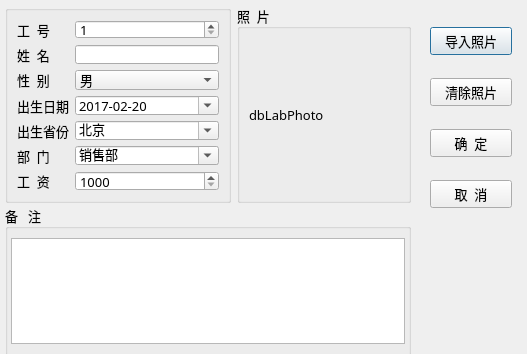
<?xml version="1.0" encoding="UTF-8"?>
<ui version="4.0">
 <class>TDialogData</class>
 <widget class="QDialog" name="TDialogData">
  <property name="geometry">
   <rect>
    <x>0</x>
    <y>0</y>
    <width>527</width>
    <height>354</height>
   </rect>
  </property>
  <property name="font">
   <font>
    <family>宋体</family>
    <pointsize>10</pointsize>
   </font>
  </property>
  <property name="windowTitle">
   <string>编辑记录</string>
  </property>
  <widget class="QWidget" name="layoutWidget">
   <property name="geometry">
    <rect>
     <x>430</x>
     <y>10</y>
     <width>82</width>
     <height>216</height>
    </rect>
   </property>
   <layout class="QVBoxLayout" name="verticalLayout_2">
    <item>
     <widget class="QPushButton" name="btnSetPhoto">
      <property name="text">
       <string>导入照片</string>
      </property>
      <property name="icon">
       <iconset resource="res.qrc">
        <normaloff>:/images/images/00.JPG</normaloff>:/images/images/00.JPG</iconset>
      </property>
     </widget>
    </item>
    <item>
     <widget class="QPushButton" name="btnClearPhoto">
      <property name="text">
       <string>清除照片</string>
      </property>
      <property name="icon">
       <iconset resource="res.qrc">
        <normaloff>:/images/images/103.bmp</normaloff>:/images/images/103.bmp</iconset>
      </property>
     </widget>
    </item>
    <item>
     <widget class="QPushButton" name="btnOK">
      <property name="text">
       <string>确  定</string>
      </property>
      <property name="icon">
       <iconset resource="res.qrc">
        <normaloff>:/images/images/704.bmp</normaloff>:/images/images/704.bmp</iconset>
      </property>
     </widget>
    </item>
    <item>
     <widget class="QPushButton" name="btnClose">
      <property name="text">
       <string>取  消</string>
      </property>
      <property name="icon">
       <iconset resource="res.qrc">
        <normaloff>:/images/images/706.bmp</normaloff>:/images/images/706.bmp</iconset>
      </property>
     </widget>
    </item>
   </layout>
  </widget>
  <widget class="QGroupBox" name="groupBox_3">
   <property name="geometry">
    <rect>
     <x>5</x>
     <y>205</y>
     <width>406</width>
     <height>151</height>
    </rect>
   </property>
   <property name="title">
    <string>备   注</string>
   </property>
   <property name="flat">
    <bool>true</bool>
   </property>
   <layout class="QVBoxLayout" name="verticalLayout_3">
    <property name="leftMargin">
     <number>3</number>
    </property>
    <property name="rightMargin">
     <number>3</number>
    </property>
    <item>
     <widget class="QPlainTextEdit" name="editMemo">
      <property name="maximumSize">
       <size>
        <width>16777215</width>
        <height>16777215</height>
       </size>
      </property>
     </widget>
    </item>
   </layout>
  </widget>
  <widget class="QWidget" name="layoutWidget">
   <property name="geometry">
    <rect>
     <x>5</x>
     <y>5</y>
     <width>406</width>
     <height>198</height>
    </rect>
   </property>
   <layout class="QHBoxLayout" name="horizontalLayout">
    <item>
     <widget class="QGroupBox" name="groupBox_2">
      <property name="title">
       <string/>
      </property>
      <layout class="QFormLayout" name="formLayout">
       <item row="0" column="0">
        <widget class="QLabel" name="label">
         <property name="text">
          <string>工  号</string>
         </property>
         <property name="buddy">
          <cstring>spinEmpNo</cstring>
         </property>
        </widget>
       </item>
       <item row="0" column="1">
        <widget class="QSpinBox" name="spinEmpNo">
         <property name="minimum">
          <number>1</number>
         </property>
         <property name="maximum">
          <number>10000</number>
         </property>
        </widget>
       </item>
       <item row="1" column="0">
        <widget class="QLabel" name="label_2">
         <property name="text">
          <string>姓  名</string>
         </property>
         <property name="buddy">
          <cstring>editName</cstring>
         </property>
        </widget>
       </item>
       <item row="1" column="1">
        <widget class="QLineEdit" name="editName"/>
       </item>
       <item row="2" column="0">
        <widget class="QLabel" name="label_3">
         <property name="text">
          <string>性  别</string>
         </property>
         <property name="buddy">
          <cstring>comboSex</cstring>
         </property>
        </widget>
       </item>
       <item row="2" column="1">
        <widget class="QComboBox" name="comboSex">
         <item>
          <property name="text">
           <string>男</string>
          </property>
         </item>
         <item>
          <property name="text">
           <string>女</string>
          </property>
         </item>
        </widget>
       </item>
       <item row="3" column="0">
        <widget class="QLabel" name="label_5">
         <property name="text">
          <string>出生日期</string>
         </property>
         <property name="buddy">
          <cstring>editBirth</cstring>
         </property>
        </widget>
       </item>
       <item row="3" column="1">
        <widget class="QDateEdit" name="editBirth">
         <property name="displayFormat">
          <string>yyyy-MM-dd</string>
         </property>
         <property name="calendarPopup">
          <bool>true</bool>
         </property>
         <property name="date">
          <date>
           <year>2017</year>
           <month>2</month>
           <day>20</day>
          </date>
         </property>
        </widget>
       </item>
       <item row="4" column="0">
        <widget class="QLabel" name="label_7">
         <property name="text">
          <string>出生省份</string>
         </property>
         <property name="buddy">
          <cstring>comboProvince</cstring>
         </property>
        </widget>
       </item>
       <item row="4" column="1">
        <widget class="QComboBox" name="comboProvince">
         <property name="editable">
          <bool>true</bool>
         </property>
         <property name="currentText">
          <string>北京</string>
         </property>
         <item>
          <property name="text">
           <string>北京</string>
          </property>
         </item>
         <item>
          <property name="text">
           <string>上海</string>
          </property>
         </item>
         <item>
          <property name="text">
           <string>天津</string>
          </property>
         </item>
         <item>
          <property name="text">
           <string>重庆</string>
          </property>
         </item>
         <item>
          <property name="text">
           <string>安徽</string>
          </property>
         </item>
         <item>
          <property name="text">
           <string>河北</string>
          </property>
         </item>
         <item>
          <property name="text">
           <string>河南</string>
          </property>
         </item>
         <item>
          <property name="text">
           <string>湖北</string>
          </property>
         </item>
         <item>
          <property name="text">
           <string>湖南</string>
          </property>
         </item>
         <item>
          <property name="text">
           <string>山西</string>
          </property>
         </item>
         <item>
          <property name="text">
           <string>山东</string>
          </property>
         </item>
         <item>
          <property name="text">
           <string>陕西</string>
          </property>
         </item>
         <item>
          <property name="text">
           <string>江苏</string>
          </property>
         </item>
         <item>
          <property name="text">
           <string>江西</string>
          </property>
         </item>
        </widget>
       </item>
       <item row="5" column="0">
        <widget class="QLabel" name="label_6">
         <property name="text">
          <string>部  门</string>
         </property>
         <property name="buddy">
          <cstring>comboDep</cstring>
         </property>
        </widget>
       </item>
       <item row="5" column="1">
        <widget class="QComboBox" name="comboDep">
         <property name="editable">
          <bool>true</bool>
         </property>
         <property name="currentText">
          <string>销售部</string>
         </property>
         <item>
          <property name="text">
           <string>销售部</string>
          </property>
         </item>
         <item>
          <property name="text">
           <string>技术部</string>
          </property>
         </item>
         <item>
          <property name="text">
           <string>生产部</string>
          </property>
         </item>
         <item>
          <property name="text">
           <string>行政部</string>
          </property>
         </item>
        </widget>
       </item>
       <item row="6" column="0">
        <widget class="QLabel" name="label_12">
         <property name="text">
          <string>工  资</string>
         </property>
         <property name="buddy">
          <cstring>spinSalary</cstring>
         </property>
        </widget>
       </item>
       <item row="6" column="1">
        <widget class="QSpinBox" name="spinSalary">
         <property name="prefix">
          <string/>
         </property>
         <property name="minimum">
          <number>1000</number>
         </property>
         <property name="maximum">
          <number>50000</number>
         </property>
         <property name="singleStep">
          <number>100</number>
         </property>
         <property name="value">
          <number>1000</number>
         </property>
        </widget>
       </item>
      </layout>
     </widget>
    </item>
    <item>
     <widget class="QGroupBox" name="groupBox">
      <property name="title">
       <string>照  片</string>
      </property>
      <property name="flat">
       <bool>true</bool>
      </property>
      <layout class="QVBoxLayout" name="verticalLayout">
       <item>
        <widget class="QLabel" name="LabPhoto">
         <property name="minimumSize">
          <size>
           <width>150</width>
           <height>0</height>
          </size>
         </property>
         <property name="maximumSize">
          <size>
           <width>350</width>
           <height>16777215</height>
          </size>
         </property>
         <property name="text">
          <string>dbLabPhoto</string>
         </property>
        </widget>
       </item>
      </layout>
     </widget>
    </item>
   </layout>
  </widget>
 </widget>
 <resources>
  <include location="res.qrc"/>
 </resources>
 <connections>
  <connection>
   <sender>btnClose</sender>
   <signal>clicked()</signal>
   <receiver>TDialogData</receiver>
   <slot>reject()</slot>
   <hints>
    <hint type="sourcelabel">
     <x>530</x>
     <y>230</y>
    </hint>
    <hint type="destinationlabel">
     <x>294</x>
     <y>205</y>
    </hint>
   </hints>
  </connection>
  <connection>
   <sender>btnOK</sender>
   <signal>clicked()</signal>
   <receiver>TDialogData</receiver>
   <slot>accept()</slot>
   <hints>
    <hint type="sourcelabel">
     <x>530</x>
     <y>173</y>
    </hint>
    <hint type="destinationlabel">
     <x>294</x>
     <y>205</y>
    </hint>
   </hints>
  </connection>
 </connections>
</ui>
